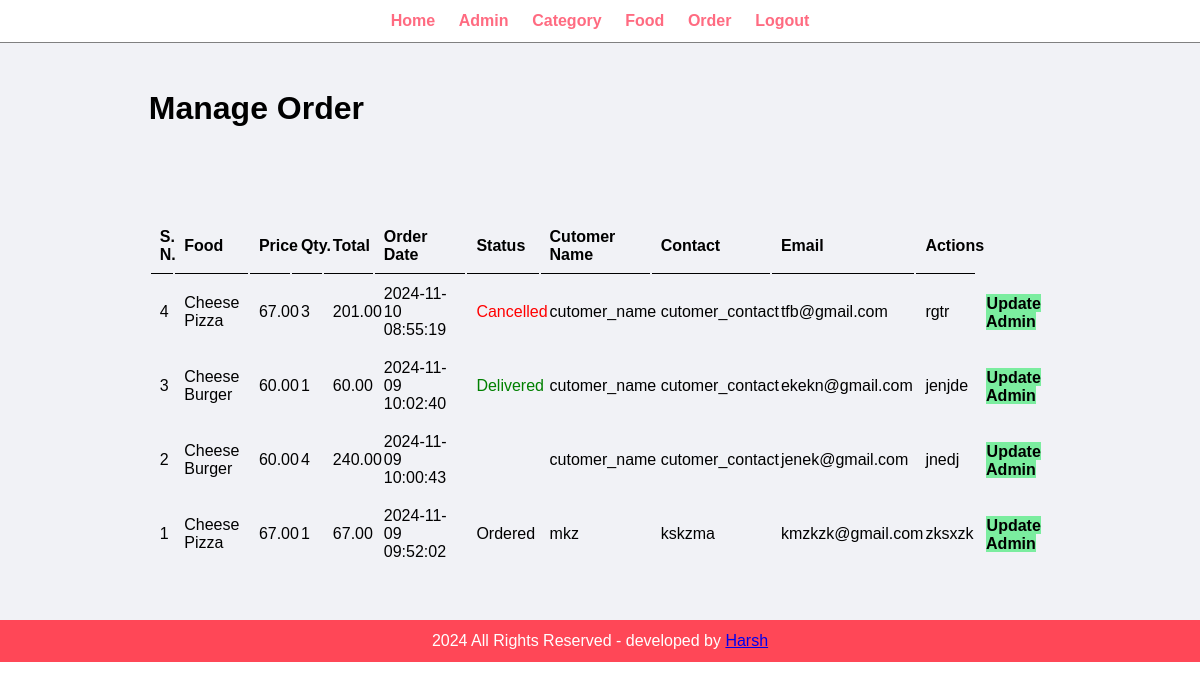
The app's page /food-order/admin/manage-order.php (signed in) with its own data.
### tables this page shows
CREATE TABLE `tbl_order` (
  `id` int(10) UNSIGNED NOT NULL,
  `food` varchar(150) NOT NULL,
  `price` decimal(10,2) NOT NULL,
  `qty` int(11) NOT NULL,
  `total` decimal(10,2) NOT NULL,
  `order_date` datetime NOT NULL,
  `status` varchar(50) NOT NULL,
  `customer_name` varchar(150) NOT NULL,
  `customer_contact` varchar(20) NOT NULL,
  `customer_email` varchar(150) NOT NULL,
  `customer_address` varchar(255) NOT NULL
);

### food-order/admin/manage-order.php (the view, shortened to what this page needs)
<?php include('partials/menu.php') ?>
<div class="main-content">
    <div class="wrapper">
    <h1>Manage Order</h1>
    <br>
    <br>
    <br>
    <br><br>
    <table class="tbl-full">
        <tr>
            <th>S. N.</th>
            <th>Food</th>
            <th>Price</th>
            <th>Qty.</th>
            <th>Total</th>
            <th>Order Date</th>
            <th>Status</th>
            <th>Cutomer Name</th>
            <th>Contact</th>
            <th>Email</th>
            <th>Actions</th>
        </tr>
    <?php
    $sql="SELECT * FROM tbl_order ORDER BY id DESC";
    $res=mysqli_query($conn,$sql);
    $count=mysqli_num_rows($res);
    if($count>0)
    {
        while($row=mysqli_fetch_assoc($res))
        {
            $id=$row['id'];
            $food=$row['food'];
            $price=$row['price'];
            $qty=$row['qty'];
            $total=$row['total'];
            $order_date=$row['order_date'];
            $status=$row['status'];
            $customer_name=$row['customer_name'];
            $customer_contact=$row['customer_contact'];
            $customer_email=$row['customer_email'];
            $customer_address=$row['customer_address'];
            ?>
             <tr>
            <td><?php echo $id; ?></td>
            <td><?php echo $food; ?></td>
            <td><?php echo $price; ?></td>
            <td><?php echo $qty; ?></td>
            <td><?php echo $total; ?></td>
            <td><?php echo $order_date; ?></td>
            <td>
                <?php
                if($status=="Ordered")
                {
                    echo "<label>$status</label>";
                }
                elseif($status=="On Delivery")
                {
                    echo "<label style='color:orange' >$status</label>";
                }
                elseif($status=="Delivered")
                {
                    echo "<label style='color:green' >$status</label>";
                }
                elseif($status=="Cancelled")
                {
                    echo "<label style='color:red' >$status</label>";
                }
                ?>
                </td>
            <td><?php echo $customer_name; ?></td>
            <td><?php echo $customer_contact; ?></td>
            <td><?php echo $customer_email; ?></td>
            <td><?php echo $customer_address; ?></td>
            <td>
            <a href="<?php echo SITEURL; ?>admin/update-order.php?id=<?php echo $id; ?>"class="btn-secondary" >Update Admin</a>
            </td>
        </tr>
            <?php
        }
    }else{
        echo "<tr><td colspan='12' colspan='12' >Orders Not Available.</td></tr>";
    }
    ?>
    </table>
    </div>
</div>
<?php include('partials/footer.php') ?>

### food-order/css/admin.css (style rules this page uses)
* { margin: 0; padding: 0%; font-family: Arial, Helvetica, sans-serif; }
.wrapper { padding: 1%; width: 80%; margin: auto; }
.tbl-full { width: 100%; }
table tr th { border-bottom: 1px solid black; padding: 1%; text-align: left; }
table tr td { padding: 1%; }
.btn-secondary { background-color: #7bed9f; padding: 1%; color: black; text-decoration: none; font-weight: bold; }
.main-content { background-color: #f1f2f6; padding: 3%; }

### records on screen
tbl_order: id "4", food "Cheese Pizza", price "67.00", qty "3", total "201.00", order_date "2024-11-10 08:55:19", status "Cancelled", customer_name "cutomer_name", customer_contact "cutomer_contact", customer_email "tfb@gmail.com", customer_address "rgtr"
tbl_order: id "3", food "Cheese Burger", price "60.00", qty "1", total "60.00", order_date "2024-11-09 10:02:40", status "Delivered", customer_name "cutomer_name", customer_contact "cutomer_contact", customer_email "ekekn@gmail.com", customer_address "jenjde"
tbl_order: id "2", food "Cheese Burger", price "60.00", qty "4", total "240.00", order_date "2024-11-09 10:00:43", customer_name "cutomer_name", customer_contact "cutomer_contact", customer_email "jenek@gmail.com", customer_address "jnedj"
tbl_order: id "1", food "Cheese Pizza", price "67.00", qty "1", total "67.00", order_date "2024-11-09 09:52:02", status "Ordered", customer_name "mkz", customer_contact "kskzma", customer_email "kmzkzk@gmail.com", customer_address "zksxzk"
